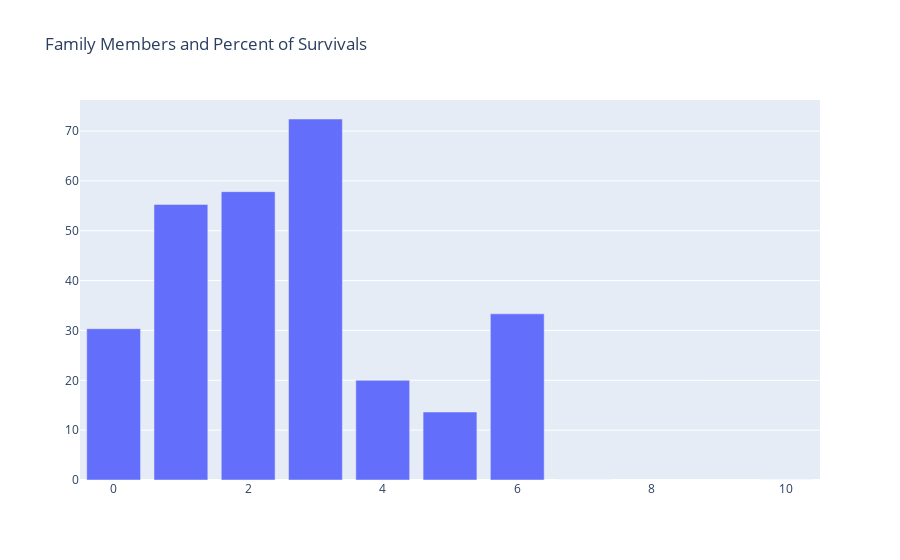

The code cell stored with this chart in its notebook:
### Code cell
percent = df.groupby('FamilyMembers').sum()['Survived']*100/df.groupby('FamilyMembers').count()['Survived']
trace = go.Bar(x=percent.index, y=percent.values)
layout = {
    'title_text': 'Family Members and Percent of Survivals',

}
fig = go.Figure(data = [trace], layout=layout)
iplot(fig)

### Figure 1 — Plotly figure (JSON) as saved in the notebook; plotly's stock layout.template omitted (floating-point values rounded to 4 significant figures)
{"data": [{"type": "bar", "x": [0, 1, 2, 3, 4, 5, 6, 7, 10], "y": [30.35, 55.28, 57.84, 72.41, 20, 13.64, 33.33, 0, 0]}], "layout": {"title": {"text": "Family Members and Percent of Survivals"}}}
